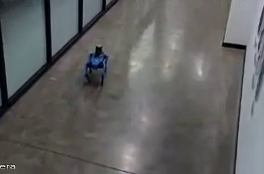
#> input picture backup/images/017.png, 264 x 174 px; its folder holds only this picture in this run
$ python rotated.py
#> lines starting #> are read from the running program, lines starting #| are printed output that depends on the picture
import cv2
import math
import numpy as np
import os
import xml.etree.ElementTree as ET
from xml.etree.ElementTree import ElementTree, Element

def getRotatedImg(Pi_angle,img_path,img_write_path):
#> called with Pi_angle = -0.524, img_path = '../backup/images/017.png', img_write_path = '../datasets/ro_images/017R30.jpg'
    img = cv2.imread(img_path)
#> img is the input picture: shape (174, 264, 3); mean B, G, R 98.2, 98.6, 98.7
    rows, cols = img.shape[:2]
#> rows = 174; cols = 264
    a, b = cols / 2, rows / 2
#> a = 132; b = 87
    M = cv2.getRotationMatrix2D((a, b), angle, 1)
    rotated_img = cv2.warpAffine(img, M, (cols, rows))  # 旋转后的图像保持大小不变
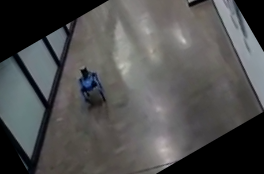
#> rotated_img: shape (174, 264, 3); mean B, G, R 79.9, 80.3, 80.2
    cv2.imwrite(img_write_path,rotated_img)
    return a,b

def getRotatedAnno(Pi_angle,a,b,anno_path,anno_write_path):
    tree = ET.parse(anno_path)
    root = tree.getroot()
    objects = root.findall("object")
    size = root.find("size")

    x_max = float(size.find('width').text)
    y_max = float(size.find('height').text)
    for obj in objects:
        bbox = obj.find('bndbox')
        x1 = float(bbox.find('xmin').text) - 1
        y1 = float(bbox.find('ymin').text) - 1
        x2 = float(bbox.find('xmax').text) - 1
        y2 = float(bbox.find('ymax').text) - 1

        x3=x1
        y3=y2
        x4=x2
        y4=y1

        X1 = (x1 - a) * math.cos(Pi_angle) - (y1 - b) * math.sin(Pi_angle) + a
        Y1 = (x1 - a) * math.sin(Pi_angle) + (y1 - b) * math.cos(Pi_angle) + b

        X2 = (x2 - a) * math.cos(Pi_angle) - (y2 - b) * math.sin(Pi_angle) + a
        Y2 = (x2 - a) * math.sin(Pi_angle) + (y2 - b) * math.cos(Pi_angle) + b

        X3 = (x3 - a) * math.cos(Pi_angle) - (y3 - b) * math.sin(Pi_angle) + a
        Y3 = (x3 - a) * math.sin(Pi_angle) + (y3 - b) * math.cos(Pi_angle) + b

        X4 = (x4 - a) * math.cos(Pi_angle) - (y4 - b) * math.sin(Pi_angle) + a
        Y4 = (x4 - a) * math.sin(Pi_angle) + (y4 - b) * math.cos(Pi_angle) + b

        X_MIN = min(X1, X2, X3, X4)
        X_MAX = max(X1, X2, X3, X4)
        Y_MIN = min(Y1, Y2, Y3, Y4)
        Y_MAX = max(Y1, Y2, Y3, Y4)


        bbox.find('xmin').text=str(int(X_MIN))
        bbox.find('ymin').text=str(int(Y_MIN))
        bbox.find('xmax').text=str(int(X_MAX))
        bbox.find('ymax').text=str(int(Y_MAX))

        if X_MIN<0 or X_MAX>x_max or Y_MIN<0 or Y_MAX >y_max:

            root.remove(obj)

    tree.write(anno_write_path)  # 保存修改后的XML文件

def rotate(angle,img_dir,anno_dir,img_write_dir,anno_write_dir):
    if not os.path.exists(img_write_dir):
        os.makedirs(img_write_dir)

    if not os.path.exists(anno_write_dir):
        os.makedirs(anno_write_dir)

    Pi_angle = -angle * math.pi / 180.0  # 弧度制，后面旋转坐标需要用到，注意负号！！！
    img_names=os.listdir(img_dir)
    for img_name in img_names:
        img_path=os.path.join(img_dir,img_name)
        img_write_path=os.path.join(img_write_dir,img_name[:-4]+'R'+str(angle)+'.jpg')
        #
        anno_path=os.path.join(anno_dir,img_name[:-4]+'.xml')
        anno_write_path = os.path.join(anno_write_dir, img_name[:-4]+'R'+str(angle)+'.xml')
        #
        a,b=getRotatedImg(Pi_angle,img_path,img_write_path)
#> a = 132; b = 87
        getRotatedAnno(Pi_angle,a,b,anno_path,anno_write_path)

angle = 30

img_dir='../backup/images'
anno_dir='../backup/xml_annotations'
img_write_dir='../datasets/ro_images'
anno_write_dir='../datasets/xml_ro_annotations'

#> (the run stopped early here; a loop or call above may not have finished)

$ run again, on backup/images/106.png
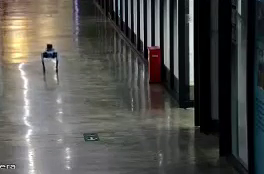
#> input picture backup/images/106.png, 264 x 174 px
#> in getRotatedImg, img is the input picture: shape (174, 264, 3); mean B, G, R 76.6, 80, 80.8
#> in getRotatedImg, `rotated_img = cv2.warpAffine(img, M, (cols, rows))`:
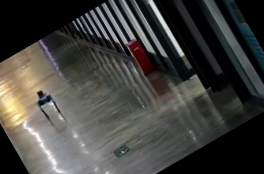
#> rotated_img: shape (174, 264, 3); mean B, G, R 61.8, 65.2, 66.1

$ run again, on backup/images/049.png
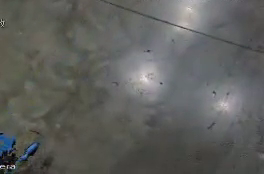
#> input picture backup/images/049.png, 264 x 174 px
#> in getRotatedImg, img is the input picture: shape (174, 264, 3); mean B, G, R 92.6, 95.4, 94.6
#> in getRotatedImg, `rotated_img = cv2.warpAffine(img, M, (cols, rows))`:
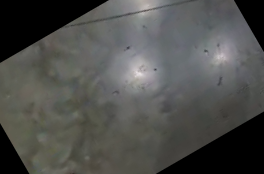
#> rotated_img: shape (174, 264, 3); mean B, G, R 76.7, 79.3, 78.7
